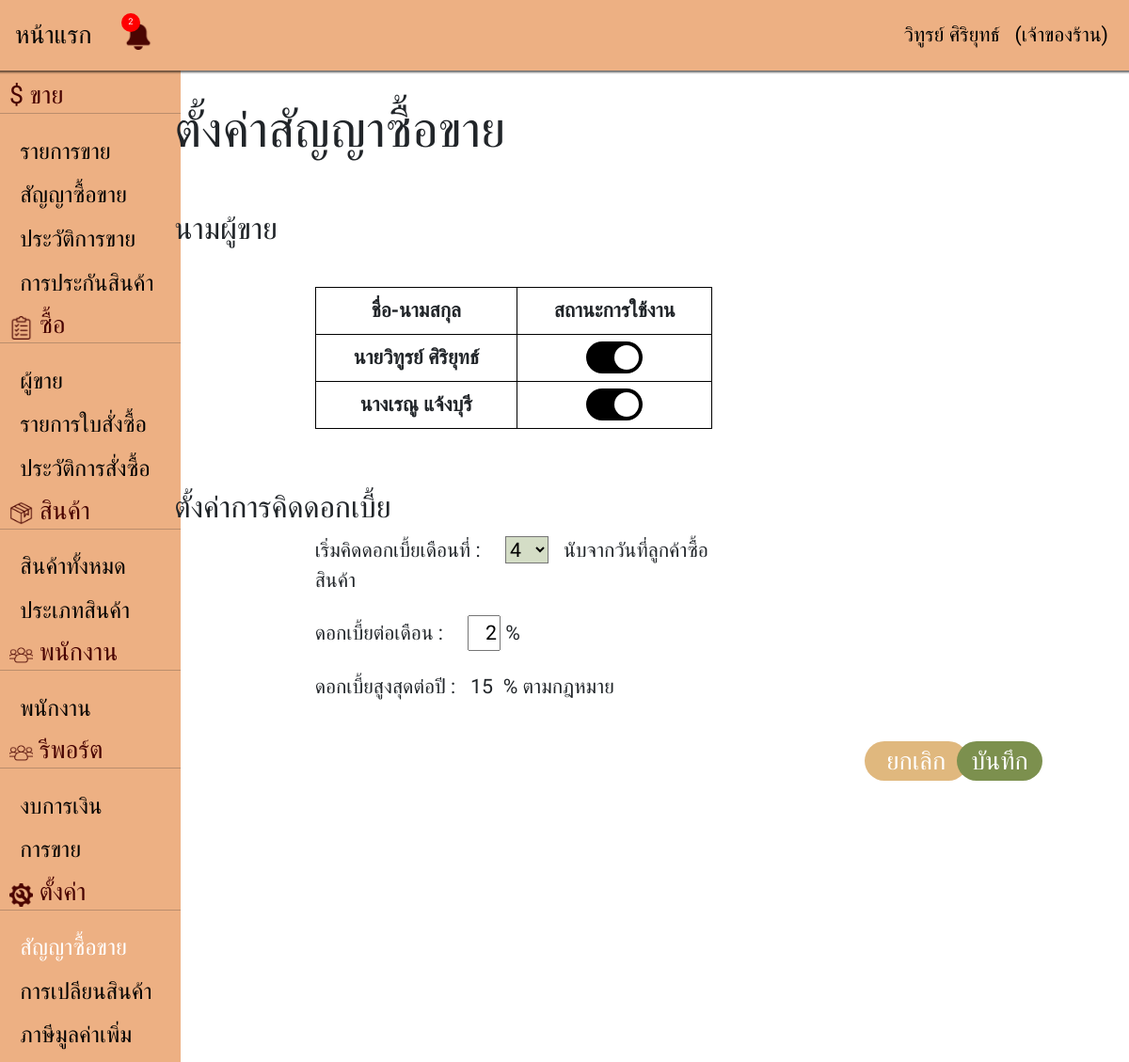
/contractsetting.php (signed in), run on the app's committed database.
### tables this page shows
CREATE TABLE `employee_tb` (
  `employee_id` int(11) NOT NULL COMMENT 'รหัสพนักงานขาย',
  `employee_model` varchar(20) NOT NULL COMMENT 'รูปแบบพนักงาน',
  `employee_startwork_dt` date NOT NULL DEFAULT current_timestamp() COMMENT 'วันที่เข้าทำงาน',
  `employee_prefix` varchar(6) NOT NULL COMMENT 'คำนำหน้าชื่อ',
  `employee_firstname` varchar(50) NOT NULL COMMENT 'ชื่อ',
  `employee_lastname` varchar(50) NOT NULL COMMENT 'นามสกุล',
  `employee_address` varchar(200) NOT NULL COMMENT 'ที่อยู่',
  `employee_birthday` date NOT NULL COMMENT 'วันเกิด',
  `employee_card_id` varchar(25) NOT NULL COMMENT 'บัตรประชาชน',
  `employee_telephone` varchar(20) NOT NULL COMMENT 'เบอร์โทรศัพท์',
  `employee_email` varchar(70) NOT NULL COMMENT 'อีเมล',
  `employee_card_id_copy` varchar(255) NOT NULL COMMENT 'สำเนาบัตรประชาชน',
  `employee_address_copy` varchar(255) NOT NULL COMMENT 'สำเนาทะเบียนบ้าน',
  `employee_status` tinyint(2) NOT NULL DEFAULT 1 COMMENT 'สถานะพนักงาน'
);

### database/Connection.php (called while the page is built)
<?php
function Connection(){
    $servername = "localhost";
    $username = "root";
    $password = "";
    $database = "shop_pj";
    try {
        $conn = new PDO("mysql:host=$servername;dbname=$database", $username, $password);
        $conn->setAttribute(PDO::ATTR_ERRMODE, PDO::ERRMODE_EXCEPTION);
        $conn->query("SET NAMES UTF8");
        return $conn;
    } catch (PDOException $e) {
        throw new Exception("Connection failed: " . $e->getMessage());
    }
}

### database/Employee.php (called while the page is built, shortened)
<?php
include_once("Connection.php");
include_once("UserAccount.php");
class Employee
{
    private $conn;
    function __construct()
    {
        try {
            $this->conn = Connection();
        } catch (Exception $e) {
            http_response_code(500);
            echo strval($e);
        }
    }
    public function fetchLabers()
    {
        try {
            $user = (new UserAccount())->fetchLabers();
            $labers = [];
            foreach ($user as $row) {
                $data = $this->fetchById($row['employee_id']);
                $labers[] = $data;
            }
            return $labers;
        } catch (Exception $e) {
            return [];
        }
    }
    public function fetchById($id)
    {
        try {
            $sql = "SELECT * FROM employee_tb WHERE employee_id=?";
            $stmt = $this->conn->prepare($sql);
            $stmt->bindParam(1, $id, PDO::PARAM_INT);
            $stmt->execute();
            $result = $stmt->fetch(PDO::FETCH_ASSOC);
            if (!$result) {
                return [];
            } else {
                return $result;
            }
        } catch (Exception $e) {
            http_response_code(500);
            return [];
        }
    }
}

### database/UserAccount.php (called while the page is built, shortened)
<?php
include_once("Connection.php");
class UserAccount
{
    private $conn;
    function __construct()
    {
        $this->conn = Connection();
    }
    public function fetchLabers()
    {
        try {
            $sql = 'SELECT * FROM user_account_tb WHERE account_user_type ="L"';
            $stmt = $this->conn->prepare($sql);
            $stmt->execute();
            $result = $stmt->fetchAll(PDO::FETCH_ASSOC);
            if (!$result) {
                return [];
            } else {
                return $result;
            }
        } catch (Exception $e) {
            http_response_code(500);
            return [];
        }
    }
}

### contractsetting.php (the view, shortened to what this page needs)
<!DOCTYPE html>
<html lang="en">
<head>
    <link href="./node_modules/bootstrap/dist/css/bootstrap.min.css" rel="stylesheet">
    <link rel="stylesheet" href="./src/css/contractsetting.css" />
</head>
<?php
include_once('nav.php');
include_once('database/Employee.php');
$employee = new Employee();
$labers = $employee->fetchLabers();
?>
<body>
    <form action="contractsetting.php" method="post" id="form1" name="form1">
        <div class="row">
            <div class="col-1 Nbar min-vh-100"><?php include_once('bar.php'); ?></div>
            <div class="col-11">
                <div class="row main">
                    <h1>ตั้งค่าสัญญาซื้อขาย</h1>
                    <div class="col-12">
                        <h4>นามผู้ขาย</h4><br>
                        <table class="col-5 mm">
                            <tr>
                                <th>ชื่อ-นามสกุล</th>
                                <th>สถานะการใช้งาน</th>
                            </tr>
                            <?php foreach ($labers as $laber) { ?>
                                <tr>
                                    <th><?= $laber['employee_prefix']; ?><?= $laber['employee_firstname']; ?> <?= $laber['employee_lastname']; ?></th>
                                    <th><label class="switch">
                                            <span class="slider round"></span>
                                        </label>
                                    </th>
                                </tr>
                            <?php } ?>
                        </table>
                    </div>
                </div>
                <div class="row mai">
                    <h4>ตั้งค่าการคิดดอกเบี้ย</h4>
                </div>
                <div class="row mmm">
                    <div class="col-6">เริ่มคิดดอกเบี้ยเดือนที่ : &nbsp &nbsp
                        <select name="interest_month" style="background-color: #D4DDC6;">
                            <?php for ($i = 1; $i <= 12; $i++) { ?>
                                <option value="<?= $i ?>" <?= $i == $_SESSION['interest_month'] ? 'selected' : '' ?>><?= $i ?></option>
                            <?php } ?>
                        </select>&nbsp &nbspนับจากวันที่ลูกค้าซื้อสินค้า
                    </div>
                    <div class="col-6">
                        ดอกเบี้ยต่อเดือน : &nbsp &nbsp
                        <input type="text" value="<?= $_SESSION['interest'] ?>" name="interest" id="interest" style="width: 8%; text-align: right;">&nbsp;%
                    </div>
                    <div class="col-6">
                        ดอกเบี้ยสูงสุดต่อปี :&nbsp;&nbsp;&nbsp;<?= ($_SESSION['interest'] * (12 - $_SESSION['interest_month']) - 1) ?>&nbsp;&nbsp;%
                        <input type="hidden" value="<?= ($_SESSION['interest'] * (12 - $_SESSION['interest_month']) - 1) ?>" name="interest_year" id="interest_year" readonly> ตามกฎหมาย
                    </div>
                </div>
                <div class="row btn-g">
                    <div class="col-2">
                        <button type="button" class="btn-c reset" onclick="javascript:window.location='index.php';">ยกเลิก</button>
                    </div>
                    <div class="col-2">
                        <button type="button" class="btn-c submit" onclick="Submit()" value="บันทึก">บันทึก</button>
                    </div>
                </div>
            </div>
    </form>
</body>
</html>

### src/css/contractsetting.css (style rules this page uses)
* { font-family: 'IBM Plex Sans Thai', sans-serif; font-size: 16pt; }
.row { --bs-gutter-x: 0rem; }
.main { margin-top: 5rem; margin-left: 4rem; }
.mai { margin-top: 2rem; margin-left: 4rem; }
.Nbar { margin-top: 3.5rem; }
table, td, th { text-align: center; border: 1px solid black; }
table { border-collapse: collapse; width: 10%; margin-left: 10rem; }
th { height: 50px; }
.mm { margin-left: 7rem; margin-bottom: 1rem; }
.mmm { margin-left: 11rem; margin-bottom: 1rem; }
.btn-g { width: 100%; justify-content: end; display: flex; margin-top: 2rem; }
.btn-c { border-radius: 25px 25px 25px 25px; font-size: 20pt; width: 60%; }
.submit { background-color: #7C904E; color: white; border: 0ch; width: 50%; height: 100%; }
.reset { background-color: #E0B87E; color: white; border: 0ch; margin-left: 4rem; }
.switch { position: relative; display: inline-block; width: 60px; height: 34px; }
.slider { position: absolute; cursor: pointer; top: 0; left: 0; right: 0; bottom: 0; background-color: #ccc; -webkit-transition: .4s; transition: .4s; }
.slider:before { position: absolute; content: ""; height: 26px; width: 26px; left: 4px; bottom: 4px; background-color: white; -webkit-transition: .4s; transition: .4s; }
input:checked+.slider { background-color: black; }
input:checked+.slider:before { -webkit-transform: translateX(26px); -ms-transform: translateX(26px); transform: translateX(26px); }
.slider.round { border-radius: 34px; }
.slider.round:before { border-radius: 50%; }

### data on the page
employee_tb: employee_prefix "นาย", employee_firstname "วิทูรย์", employee_lastname "ศิริยุทธ์"
employee_tb: employee_prefix "นาง", employee_firstname "เรณู", employee_lastname "แจ้งบุรี"

### other printed values
count($lost) "2"
$_SESSION['username'] "วิทูรย์ ศิริยุทธ์"
getFullRole($_SESSION['role']) "เจ้าของร้าน"
$_SESSION['interest'] * (12 - $_SESSION['interest_month']) - 1 "15"
form field interest_month "4"
